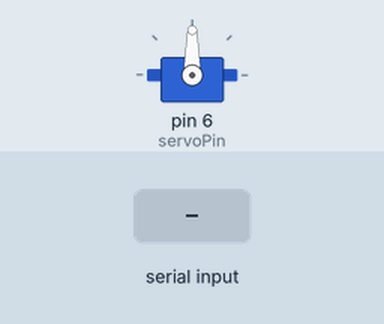
Recording of a sketch running on a simulated Arduino Uno, built with avr-gcc and run on an emulated ATmega328P. Parts: servo. The inputs (shaded band) are chosen by the test bench.

Above: at 1.2 s.
1.3 s: "30,150\n" received over Serial
At 3.3 s:
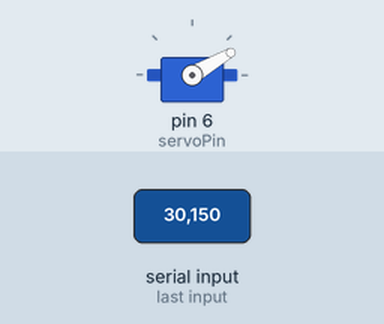
3.8 s: "5\n" received over Serial
At 6.0 s:
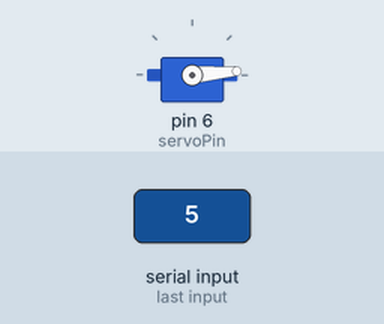
6.3 s: "200\n" received over Serial
At 8.2 s:
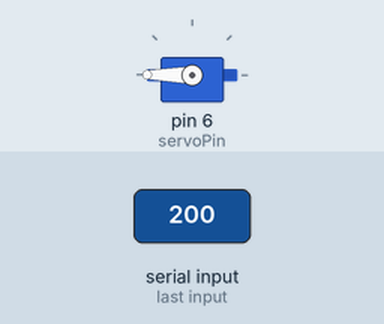
8.8 s: "90,45\n" received over Serial
At 10.2 s:
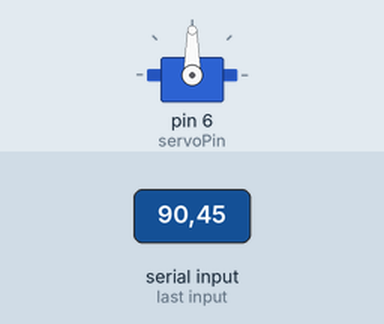
Timing chart, 0 to 11.8 s (numbered marks = the images above; inputs shaded):
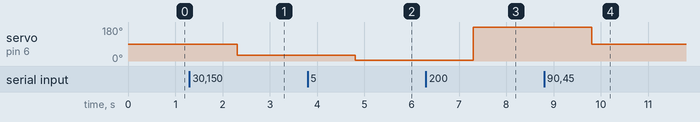

Measured:
- after the input at 1.3 s, servo on pin 6 (servoPin): 90° → 30° after 1.0 s
- after the input at 3.8 s, servo on pin 6 (servoPin): 30° → 5° after 1.0 s
- after the input at 6.3 s, servo on pin 6 (servoPin): 5° → 180° after 1.0 s
- after the input at 8.8 s, servo on pin 6 (servoPin): 180° → 90° after 1.0 s

The sketch:

eyeController.ino
```cpp
#include <Servo.h>

int servoPin = 6;
Servo eye;

int angle = 90;

void setup() {
  // put your setup code here, to run once:
  Serial.begin(9600);
  eye.attach(servoPin);
}

void loop() {
  // put your main code here, to run repeatedly:
  if (Serial.available()) {
    angle = (Serial.readStringUntil('\r')).toInt();
    eye.write(angle);
  }
}
```
